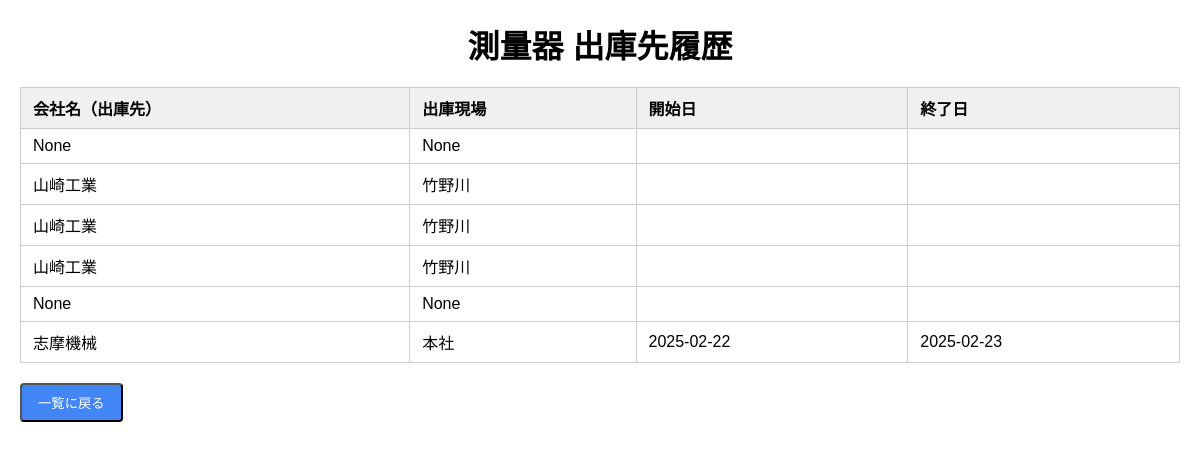
The page /surveying_shipment_history/3 on the database as committed earlier.
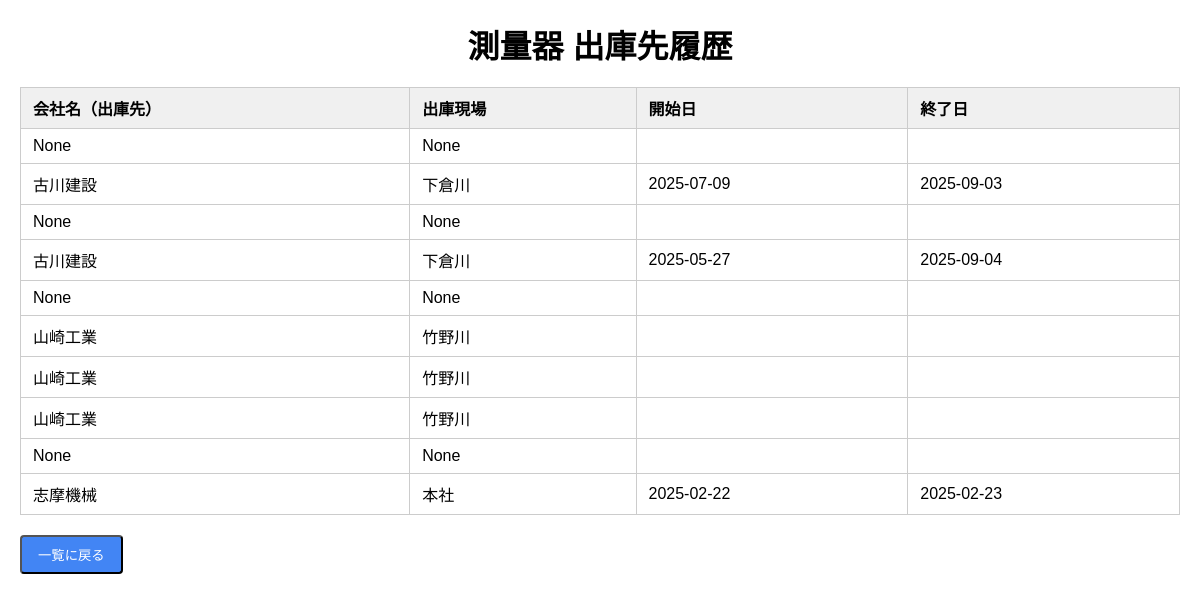
The same page on the database as committed later.
### models.py (models this page shows, shortened)
class SurveyingShipmentHistory(db.Model):
    __tablename__ = 'surveying_shipment_history'
    id = db.Column(db.Integer, primary_key=True)
    tool_id = db.Column(db.Integer, db.ForeignKey('surveying_tools.id'), nullable=False)
    shipment_location = db.Column(db.String(100))
    shipment_site = db.Column(db.String(100))
    shipment_start_date = db.Column(db.Date)
    shipment_end_date = db.Column(db.Date)
    updated_at = db.Column(db.DateTime, default=datetime.utcnow)

### main.py (the view)
@app.route('/surveying_shipment_history/<int:tool_id>')
def surveying_shipment_history(tool_id):
    history_records = get_surveying_shipment_history(tool_id)
    return render_template('surveying_shipment_history.html', history=history_records)

### main.py (called while the page is built)
def get_surveying_shipment_history(tool_id):
    return SurveyingShipmentHistory.query.filter_by(tool_id=tool_id)\
        .order_by(SurveyingShipmentHistory.updated_at.desc()).all()

### templates/surveying_shipment_history.html (shortened to what this page needs)
<!DOCTYPE html>
<html lang="ja">
<head>
  <link rel="stylesheet" href="{{ url_for('static', filename='shipment_history.css') }}" />
</head>
<body>
  <h1>測量器 出庫先履歴</h1>
  {% if history %}
  <table>
    <thead>
      <tr>
        <th>会社名（出庫先）</th>
        <th>出庫現場</th>
        <th>開始日</th>
        <th>終了日</th>
      </tr>
    </thead>
    <tbody>
      {% for record in history %}
      <tr>
        <td>{{ record.shipment_location }}</td>
        <td>{{ record.shipment_site }}</td>
        <td>{{ record.shipment_start_date.strftime('%Y-%m-%d') if record.shipment_start_date else '' }}</td>
        <td>{{ record.shipment_end_date.strftime('%Y-%m-%d') if record.shipment_end_date else '' }}</td>
      </tr>
      {% endfor %}
    </tbody>
  </table>
  {% else %}
  <p class="no-history">履歴はまだありません。</p>
  {% endif %}
  <button onclick="window.close()" class="back-button">一覧に戻る</button>
</body>
</html>

Rows that differ between the two databases and show on the page:
added SurveyingShipmentHistory: shipment_location "None", shipment_site "None"
added SurveyingShipmentHistory: shipment_location "古川建設", shipment_site "下倉川", shipment_start_date "2025-07-09", shipment_end_date "2025-09-03"
added SurveyingShipmentHistory: shipment_location "None", shipment_site "None"
added SurveyingShipmentHistory: shipment_location "古川建設", shipment_site "下倉川", shipment_start_date "2025-05-27", shipment_end_date "2025-09-04"
